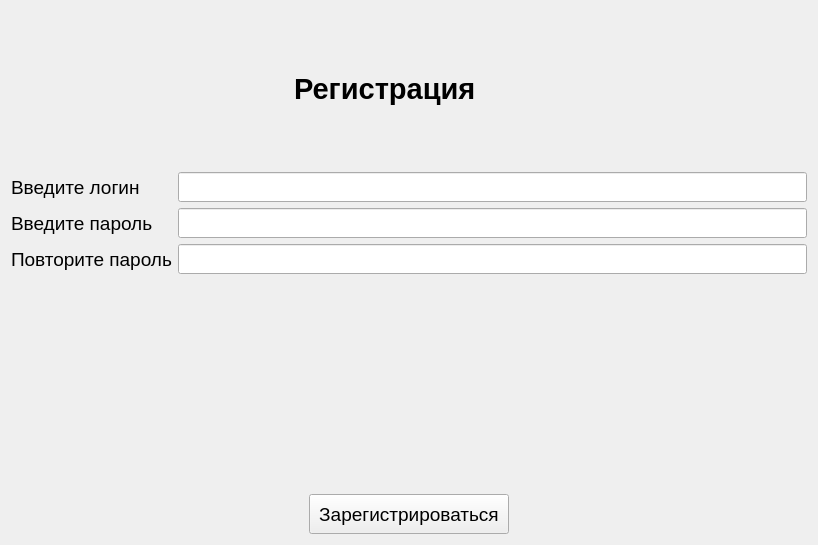
<?xml version="1.0" encoding="UTF-8"?>
<ui version="4.0">
 <class>Form</class>
 <widget class="QWidget" name="Form">
  <property name="geometry">
   <rect>
    <x>0</x>
    <y>0</y>
    <width>818</width>
    <height>545</height>
   </rect>
  </property>
  <property name="windowTitle">
   <string>Окно регистрации</string>
  </property>
  <layout class="QGridLayout" name="gridLayout_2">
   <item row="1" column="0">
    <layout class="QGridLayout" name="gridLayout_3">
     <item row="0" column="0">
      <layout class="QFormLayout" name="formLayout">
       <item row="0" column="0">
        <widget class="QLabel" name="label_2">
         <property name="font">
          <font>
           <pointsize>14</pointsize>
          </font>
         </property>
         <property name="text">
          <string>Введите логин</string>
         </property>
        </widget>
       </item>
       <item row="0" column="1">
        <widget class="QLineEdit" name="lineEdit">
         <property name="minimumSize">
          <size>
           <width>0</width>
           <height>30</height>
          </size>
         </property>
        </widget>
       </item>
       <item row="1" column="0">
        <widget class="QLabel" name="label_3">
         <property name="font">
          <font>
           <pointsize>14</pointsize>
          </font>
         </property>
         <property name="text">
          <string>Введите пароль</string>
         </property>
        </widget>
       </item>
       <item row="1" column="1">
        <widget class="QLineEdit" name="lineEdit_2">
         <property name="minimumSize">
          <size>
           <width>0</width>
           <height>30</height>
          </size>
         </property>
        </widget>
       </item>
       <item row="2" column="0">
        <widget class="QLabel" name="label_4">
         <property name="font">
          <font>
           <pointsize>14</pointsize>
          </font>
         </property>
         <property name="text">
          <string>Повторите пароль</string>
         </property>
        </widget>
       </item>
       <item row="2" column="1">
        <widget class="QLineEdit" name="lineEdit_3">
         <property name="minimumSize">
          <size>
           <width>0</width>
           <height>30</height>
          </size>
         </property>
        </widget>
       </item>
      </layout>
     </item>
    </layout>
   </item>
   <item row="0" column="0">
    <layout class="QGridLayout" name="gridLayout">
     <item row="1" column="0">
      <widget class="QLabel" name="label">
       <property name="maximumSize">
        <size>
         <width>230</width>
         <height>16777215</height>
        </size>
       </property>
       <property name="font">
        <font>
         <pointsize>22</pointsize>
         <weight>75</weight>
         <bold>true</bold>
        </font>
       </property>
       <property name="text">
        <string>Регистрация</string>
       </property>
      </widget>
     </item>
    </layout>
   </item>
   <item row="2" column="0">
    <layout class="QGridLayout" name="gridLayout_4">
     <item row="1" column="0">
      <widget class="QLabel" name="label_5">
       <property name="font">
        <font>
         <family>Times New Roman</family>
         <pointsize>14</pointsize>
         <weight>75</weight>
         <bold>true</bold>
        </font>
       </property>
       <property name="text">
        <string/>
       </property>
      </widget>
     </item>
     <item row="0" column="0">
      <widget class="QLabel" name="label_6">
       <property name="font">
        <font>
         <family>Times New Roman</family>
         <pointsize>14</pointsize>
         <weight>75</weight>
         <bold>true</bold>
        </font>
       </property>
       <property name="text">
        <string/>
       </property>
      </widget>
     </item>
    </layout>
   </item>
   <item row="3" column="0">
    <layout class="QGridLayout" name="gridLayout_5">
     <item row="0" column="0">
      <widget class="QPushButton" name="pushButton">
       <property name="enabled">
        <bool>true</bool>
       </property>
       <property name="minimumSize">
        <size>
         <width>0</width>
         <height>40</height>
        </size>
       </property>
       <property name="maximumSize">
        <size>
         <width>200</width>
         <height>16777215</height>
        </size>
       </property>
       <property name="font">
        <font>
         <pointsize>14</pointsize>
        </font>
       </property>
       <property name="text">
        <string>Зарегистрироваться</string>
       </property>
       <property name="checkable">
        <bool>false</bool>
       </property>
       <property name="checked">
        <bool>false</bool>
       </property>
       <property name="autoDefault">
        <bool>false</bool>
       </property>
       <property name="default">
        <bool>false</bool>
       </property>
       <property name="flat">
        <bool>false</bool>
       </property>
      </widget>
     </item>
    </layout>
   </item>
  </layout>
 </widget>
 <resources/>
 <connections/>
</ui>
